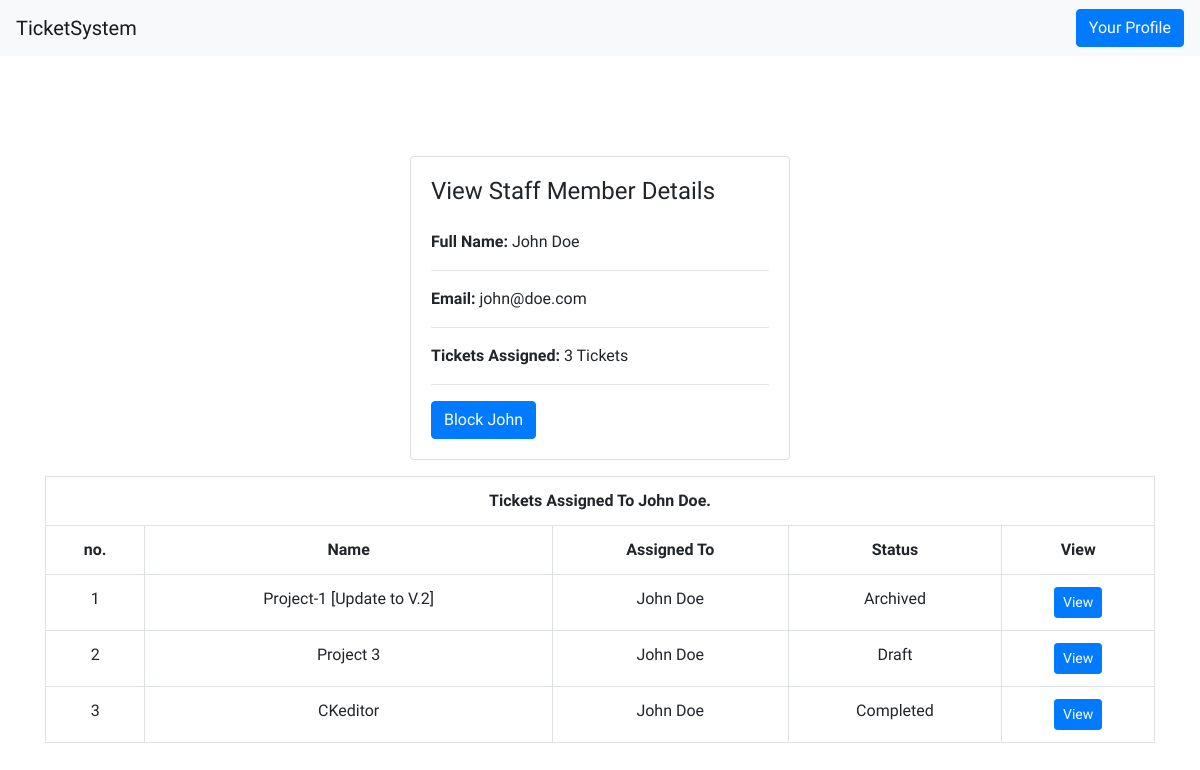
/staff_member/2/ (signed in), run on the app's committed database.
### accounts/models.py (models this page shows, shortened)
class Account(AbstractBaseUser):
    email = models.EmailField(max_length=100, unique=True)
    first_name = models.CharField(max_length=50)
    last_name = models.CharField(max_length=50)
    date_joined     = models.DateTimeField(auto_now_add=True)
    last_login      = models.DateTimeField(auto_now_add=True)
    is_admin        = models.BooleanField(default=False)
    is_staff        = models.BooleanField(default=False)
    is_active       = models.BooleanField(default=True)
    is_superadmin   = models.BooleanField(default=False)
    USERNAME_FIELD = 'email'
    REQUIRED_FIELDS = ['first_name', 'last_name']
    objects = MyAccountManager()

class Staff(Account):
    class Meta:
        verbose_name = 'Staff'
        verbose_name_plural = 'Staff'
    def full_name(self):
        return f'{self.first_name} {self.last_name}'

class Account(AbstractBaseUser):
    email = models.EmailField(max_length=100, unique=True)
    first_name = models.CharField(max_length=50)
    last_name = models.CharField(max_length=50)
    date_joined     = models.DateTimeField(auto_now_add=True)
    last_login      = models.DateTimeField(auto_now_add=True)
    is_admin        = models.BooleanField(default=False)
    is_staff        = models.BooleanField(default=False)
    is_active       = models.BooleanField(default=True)
    is_superadmin   = models.BooleanField(default=False)
    USERNAME_FIELD = 'email'
    REQUIRED_FIELDS = ['first_name', 'last_name']
    objects = MyAccountManager()

### tickets/models.py (models this page shows, shortened)
class Ticket(models.Model):
    STATUS_CHOICE = (
        ('Draft', 'Draft'),
        ('Ongoing', 'Ongoing'),
        ('Completed', 'Completed'),
        ('Archived', 'Archived'),
    )
    name = models.CharField(max_length=200, unique=True)
    description = RichTextUploadingField(blank=True, null=True)
    assigned_to = models.ForeignKey(Staff, on_delete=models.CASCADE)
    created_at = models.DateTimeField(auto_now_add=True)
    updated_at = models.DateTimeField(auto_now=True)
    status = models.CharField(max_length=100, choices=STATUS_CHOICE, default='Draft')

### tickets/views.py (the view, shortened to what this page needs)
# urls.py: path('staff_member/<int:user_pk>/', views.staff_tickets, name='staff_tickets'),
@login_required(login_url='index')
def staff_tickets(request, user_pk):
    if request.user.is_admin:
        staff_user = get_object_or_404(Staff, id=user_pk)
        tickets = Ticket.objects.filter(assigned_to=staff_user)
        tickets_count = tickets.count()
    else:
        return redirect('index')
    return render(request, 'tickets/staff_tickets.html', {'staff_user': staff_user, 'tickets': tickets, 'tickets_count': tickets_count})

### templates/tickets/staff_tickets.html (shortened to what this page needs)
{% extends 'base.html' %}
{% block content %}
        <div class="card mx-auto" style="max-width: 380px; margin-top:100px;">
          <div class="card-body">
          <h4 class="card-title mb-4">View Staff Member Details</h4>
          <p><b>Full Name:</b> {{ staff_user.full_name }}</p>
          <hr>
          <p><b>Email:</b> {{ staff_user.email }}</p>
          <hr>
          <p><b>Tickets Assigned:</b> {{ tickets_count }} Tickets</p>
          <hr>
          {% if staff_user.is_active == True %}
          <form method="POST">
            <button type="submit" class="btn btn-primary">Block {{ staff_user.first_name }}</button>
          </form>
          {% else %}
          <form method="POST">
            {% csrf_token %}
            <button type="submit" class="btn btn-primary">Unblock {{ staff_user.first_name }}</button>
            </form>
            {% endif %}
          </div>
        </div>
        <table class="table table-hover table-bordered text-center mt-3">
            <tr class="text-center">
                <th colspan="5">Tickets Assigned To {{ staff_user.full_name }}.</th>
            </tr>
            <tr class="text-center">
                <th>no.</th>
                <th>Name</th>
                <th>Assigned To</th>
                <th>Status</th>
                <th>View</th>
            </tr>
            {% for ticket in tickets %}
            <tr>
                <td>{{ forloop.counter }}</td>
                <td>{{ ticket.name }}</td>
                <td>{{ ticket.assigned_to.full_name }}</td>
                <td>{{ ticket.status }}</td>
                <td><a href="{% url 'view_ticket' ticket.id %}" class="btn btn-primary btn-sm">View</a></td>
            </tr>
            {% endfor %}
        </table>
{% endblock content %}

### templates/base.html (shortened to what this page needs)
<!doctype html>
<html lang="en">
  <head>
    <link rel="stylesheet" href="https://maxcdn.bootstrapcdn.com/bootstrap/4.0.0/css/bootstrap.min.css">
  </head>
  <body>
    <nav class="navbar navbar-expand-lg navbar-light bg-light">
      <a class="navbar-brand" href="{% url 'index' %}">TicketSystem</a>
      <div class="collapse navbar-collapse" id="navbarText">
        <span>
          {% if user.is_authenticated %}
          {% if user.is_admin %}
          <a href="{% url 'admin_home' %}" class="btn btn-primary">Your Profile</a>
          {% else %}
          <a href="{% url 'staff_home' %}" class="btn btn-primary">Your Profile</a>
          {% endif %}
          {% else %}
          Hi User!
          {% endif %}
        </span>
      </div>
    </nav>
    <div class="container my-3">
    {% block content %}
    {% endblock content %}
    </div>
  </body>
</html>

### templates/base.html (style rules this page uses)
body { font-family: 'Work Sans', sans-serif; }
a { text-decoration: none; }

### data on the page
Staff: full_name "John Doe"
Account: email "john@doe.com", first_name "John"
Ticket: name "Project-1 [Update to V.2]", assigned_to.full_name "John Doe", status "Archived"
Ticket: name "Project 3", assigned_to.full_name "John Doe", status "Draft"
Ticket: name "CKeditor", assigned_to.full_name "John Doe", status "Completed"

### other printed values
{{ tickets_count }} "3"
